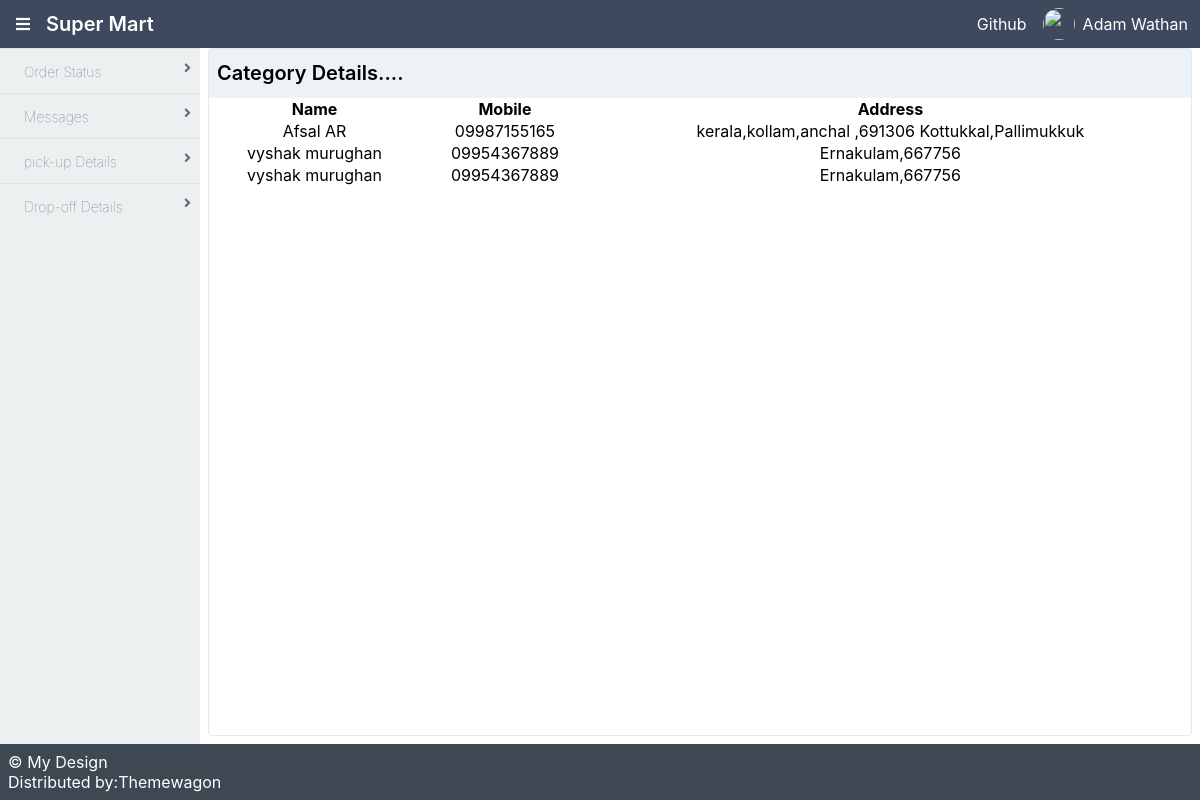
/backend/sender/, run on the app's committed database.
### logic/models.py (models this page shows)
class senderdb(models.Model):
    se_f_name = models.CharField(max_length=100, null=True, blank=True)
    se_mobile = models.CharField(max_length=100, null=True, blank=True)
    se_address = models.CharField(max_length=100, null=True,blank=True)

### backend/views.py (the view)
# urls.py: path('sender/', views.sender, name='sender'),
def sender(request):
    daa = senderdb.objects.all()
    return render(request, 'sender.html', {'daa': daa})

### backend/templates/sender.html (shortened to what this page needs)
<!DOCTYPE html>
{% extends 'bindex.html' %}
{% block content %}
<html lang="en">
<head>
</head>
<body>
<div class="flex flex-1  flex-col md:flex-row lg:flex-row mx-2">
    <div class="mb-2 border-solid border-gray-300 rounded border shadow-sm w-full">
        <div class="bg-gray-200 px-2 py-3 border-solid border-gray-200 border-b">
            <h1>Category Details....</h1>
        </div>
        <table style="width:100%;text-align: center">
            <tr>
                <th>Name</th>
                <th>Mobile</th>
                <th>Address</th>
            </tr>
             {% for i in daa %}
            <tr>
                <td>{{i.se_f_name}}</td>
                <td>{{i.se_mobile}}</td>
                <td>{{i.se_address}}</td>
            </tr>
            {% endfor %}
        </table>
    </div>
</div>
</body>
</html>
{% endblock %}

### data on the page
senderdb: se_f_name "Afsal AR", se_mobile "09987155165", se_address "kerala,kollam,anchal ,691306 Kottukkal,Pallimukkuk"
senderdb: se_f_name "vyshak murughan", se_mobile "09954367889", se_address "Ernakulam,667756"
senderdb: se_f_name "vyshak murughan", se_mobile "09954367889", se_address "Ernakulam,667756"
